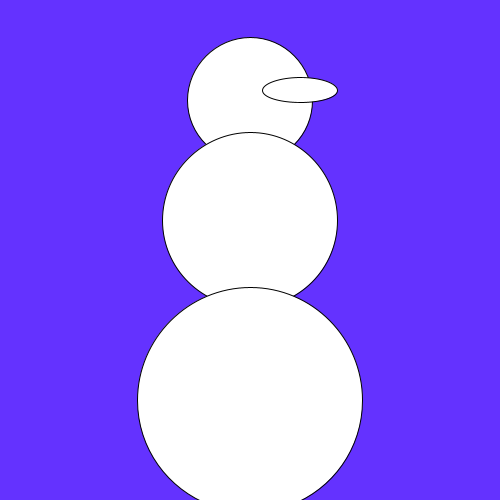
Frame 1 (no input)
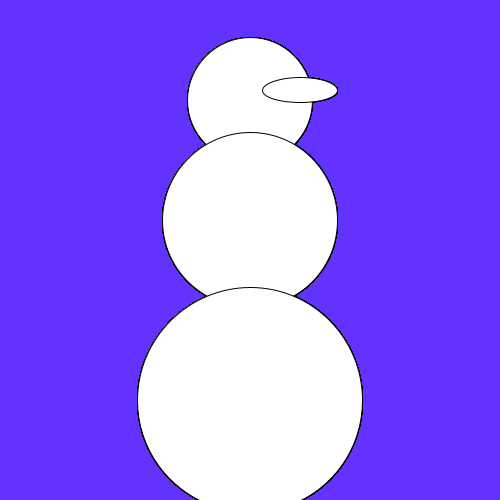
Frame 60 (the mouse pressed at the canvas centre just before this capture)
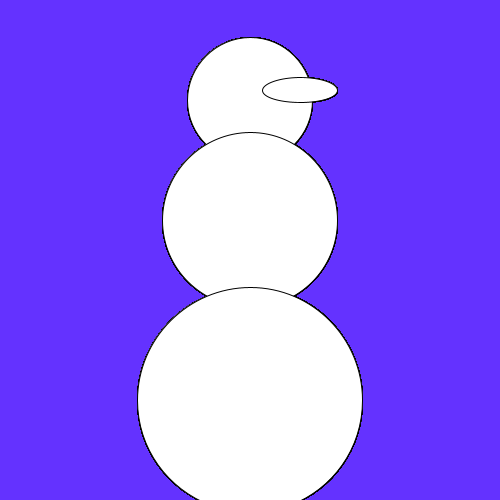
Frame 120 (the mouse held since frame 60 and released just before this capture)

The Processing sketch that drew these frames (run headless with seeded random() and noise(); from frame 60 on, the mouse is pressed at the canvas centre):

// Processing sketch: snowman
// ── snowman.pde
void setup( ) {
  size (500,500);
  background (100,50,400);
}

void draw( ) {
  int x = 250;
  int y = 250;
  ellipse (x,x - 150,y - 125,y - 125);
  ellipse (x,x - 30,y - 75,y - 75);
  ellipse (x,x + 150,y - 25,y - 25);
  ellipse (x + 50,x - 160,y - 175,y - 225);
}
